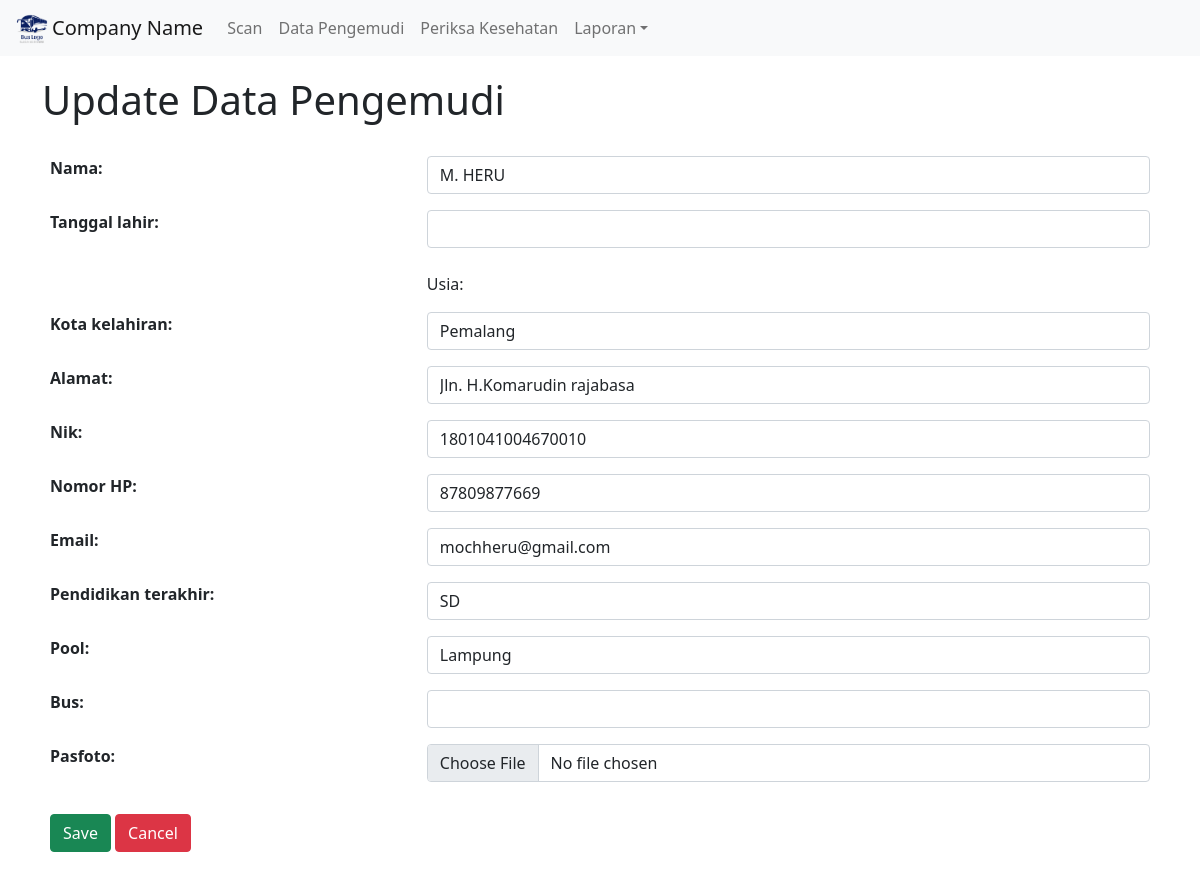
Before: /pengemudi/update/1 (signed in) with the older database file.
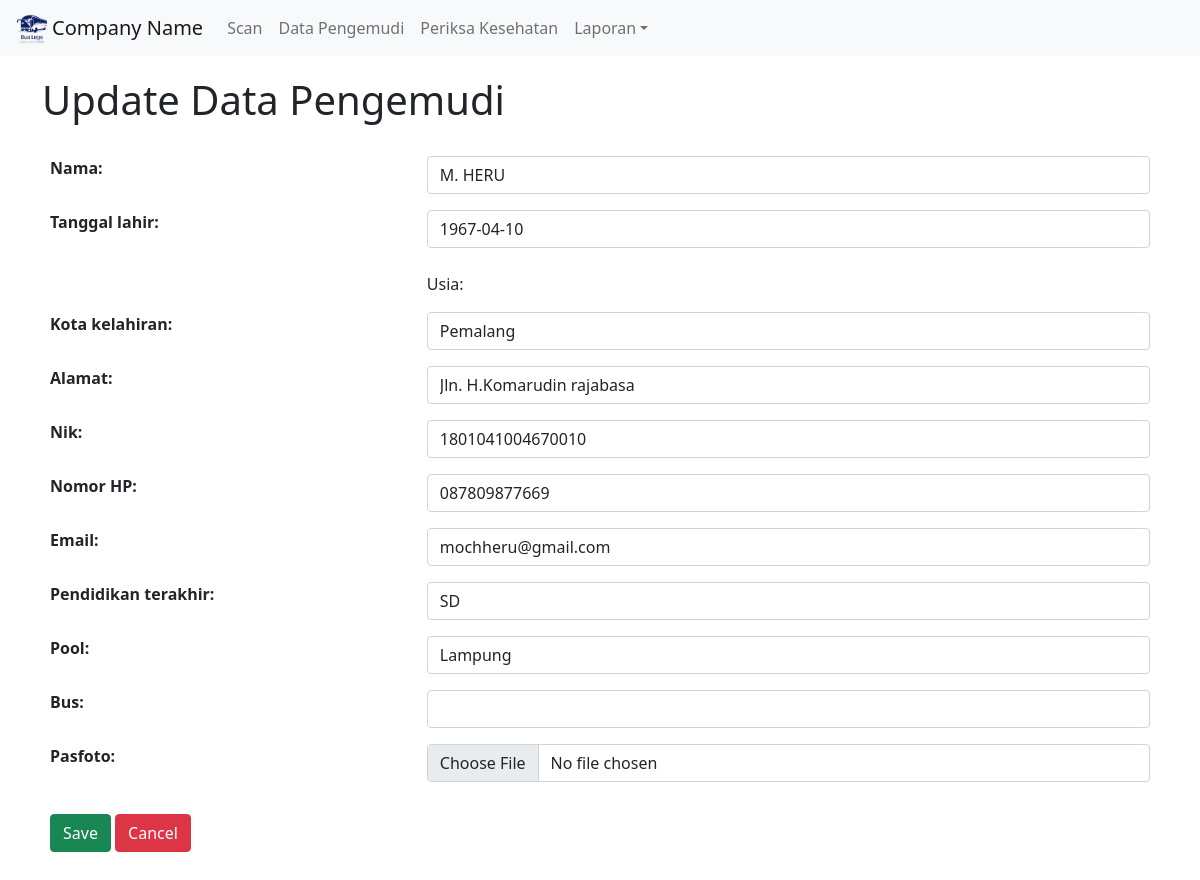
After: the same page with the newer database file.
### LayakMengemudi/models.py (models this page shows, shortened)
class Pengemudi(models.Model):
    nama = models.CharField(max_length=100)
    tanggal_lahir = models.DateField(null=False, blank=False)#default=datetime.utcnow().date())
    kota_kelahiran = models.CharField(max_length=50, null=False, blank=False)
    alamat = models.TextField(null=False, blank=False)
    nik = models.CharField(max_length=16, null=False, blank=False, unique=True)
    nomor_hp = models.CharField(max_length=15, null=True, blank=True, unique=True)
    email = models.EmailField(null=True, blank=True, unique=True)
    pendidikan_terakhir = models.CharField(max_length=6, null=True, blank=True)
    pool = models.CharField(max_length=50, null=True, blank=True)
    bus = models.CharField(max_length=6,null=True, blank=True)
    class StatusJalan(models.TextChoices):
        LAYAK = 'L', _('Layak Jalan')
        TIDAK = 'TL', _('Tidak Layak Jalan')
    status = models.CharField(max_length=2, choices=StatusJalan.choices, default=StatusJalan.TIDAK)
    periksa_terakhir = models.DateTimeField(null=True)
    pasfoto = ResizedImageField(size=[300, 400], upload_to='images/%Y%m', default='images/no_pic.png')
    qrcode_path = models.CharField(max_length=256)

### LayakMengemudi/views.py (the view)
# urls.py: path('pengemudi/update/<int:pk>', PengemudiUpdate.as_view(), name='pengemudi-update'),
class PengemudiUpdate(LoginRequiredMixin, UpdateView):
    login_url = 'auth/login'
    model = Pengemudi
    template_name = 'pengemudi_updateview.html'
    form_class = FormPengemudiCreate

### templates/pengemudi_updateview.html (shortened to what this page needs)
{% extends 'navigation.html' %}
{% load static %}
{% block content %}
 <div class="container">
    <h1>Update Data Pengemudi</h1>
    <form action="" method="post" enctype="multipart/form-data">
        <table class="table table-borderless">
            <thead>
                <tr>
                    <td colspan="2">
                    </td>
                </tr>
            </thead>
            <tbody>
                {{ form.as_table }}
            </tbody>
            <tr>
                <td>
                    <button type="submit" class="btn btn-success">Save</button>
                    <a href="{% url 'pengemudi-list' %}"  class="btn btn-danger">Cancel</a>
                </td>
            </tr>
        </table>
    </form>
 </div>
{% endblock %}

Changed rows visible on the page:
changed Pengemudi "M. HERU": tanggal_lahir (not shown) → "1967-04-10"; nomor_hp "87809877669" → "087809877669"
